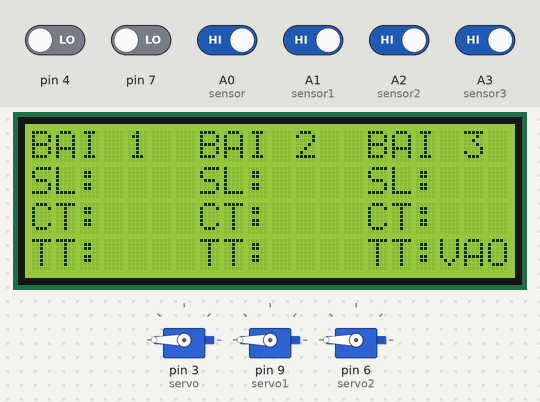
This sketch was run on a simulated Arduino Uno, built with avr-gcc and run on an emulated ATmega328P. On the bench: 20×4 character LCD, 3 × servo. The inputs (shaded band) are chosen by the test bench; at power-on: A0 (sensor), A1 (sensor1), A2 (sensor2), A3 (sensor3) HIGH, pin 4, pin 7 LOW.

Above: at 10.4 s.
10.5 s: A0 (sensor) driven LOW
At 20.0 s:
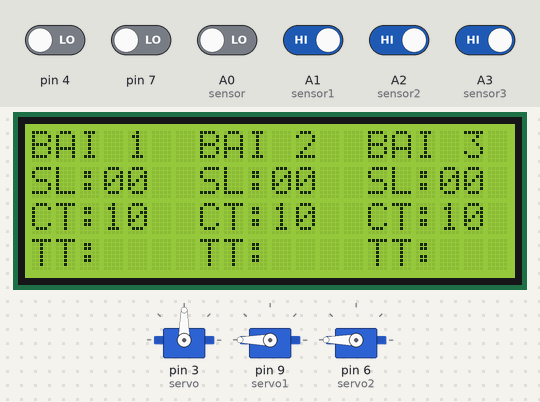
26.4 s: A2 (sensor2) driven LOW
At 30.4 s:
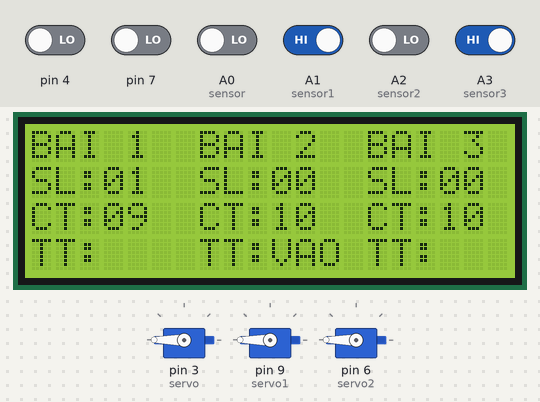
33.9 s: A1 (sensor1) driven LOW
At 38.4 s:
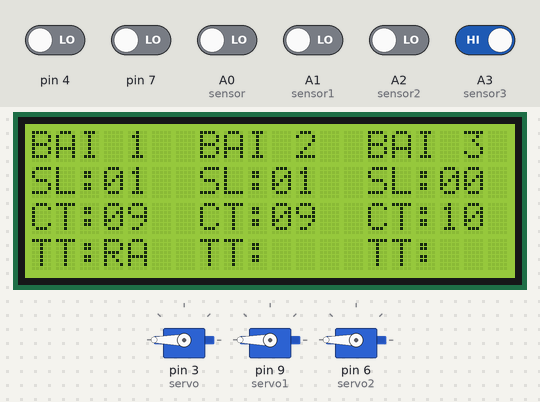
41.4 s: A3 (sensor3) driven LOW
At 45.6 s:
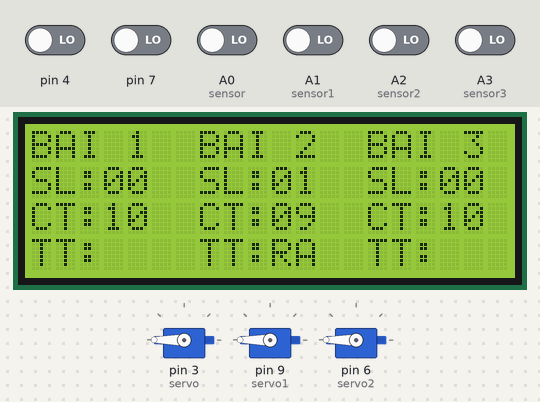
Timing chart, 0 to 47.1 s (numbered marks = the images above; inputs shaded):
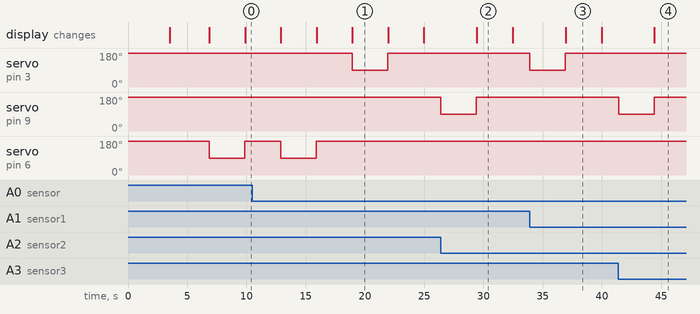

The sketch:

project_doan.ino
```cpp
#include <ArduinoJson.h>
#include <Servo.h>
#include <Wire.h>
#include <LiquidCrystal_I2C.h>
#include <SoftwareSerial.h>
#define sensor A0
#define sensor1 A1
#define sensor2 A2
#define sensor3 A3
#define sensor4 DD7
#define sensor5 DD4
#define RX_PIN  10
#define TX_PIN 11
int pre = HIGH;
int pre1 = HIGH;
int pre2 = HIGH;
int pre3 = HIGH;
int pre4 = HIGH;
int pre5 = HIGH;
unsigned int gtcb,gtcb1,gtcb2,gtcb3,gtcb4,gtcb5;
unsigned int sl1,sl2,sl3,ct1,ct2,ct3;
int tt1,tt2,tt3;
Servo servo;
Servo servo1;
Servo servo2;
String Data;
//int pos,pos1,pos2,pos3,pos4,pos5;
SoftwareSerial mySerial(RX_PIN,TX_PIN);
LiquidCrystal_I2C lcd(0x27,20,4);
void dieu_khien()
{
  gtcb=digitalRead(sensor);
  gtcb1=digitalRead(sensor1);
  gtcb2=digitalRead(sensor2);
  gtcb3=digitalRead(sensor3);
  gtcb4=digitalRead(sensor4);
  gtcb5=digitalRead(sensor5);
  if (gtcb == LOW && pre == HIGH)
  {
    if (sl1 >9)
  {
    pre = LOW;
    tt1=0;
    truyen_uart();
    lcd.setCursor(3,3);
    lcd.print("DAY");
  }
  else {
    //Serial.println("BAI 1 VAO");
    servo.write(90);
    delay(3000);
    servo.write(180);
    sl1=sl1+1;
    ct1=ct1-1;
    tt1=1;
    truyen_uart();
    lcd.setCursor(3,3);
    lcd.print("VAO");
    delay(3000);
    lcd.setCursor(3,3);
    lcd.print("   ");

  }
  }

  if (gtcb1 == LOW && pre1 == HIGH)
  {
    if (sl1 == 0)
  {
    pre1 = LOW;
    tt1=0;
    truyen_uart();
    lcd.setCursor(3,3);
    lcd.print("   ");
  }
  else {
     //Serial.println("BAI 1 RA");
    servo.write(90);
    delay(3000);
    servo.write(180);
    sl1=sl1-1;
    ct1=ct1+1;
    tt1=1;
    truyen_uart();
    mySerial.println(Data);
    lcd.setCursor(3,3);
    lcd.print("RA ");
    delay(3000);
    lcd.setCursor(3,3);
    lcd.print("   ");

  }
  }
    if (gtcb2 == LOW && pre2 == HIGH)
  {
    if (sl2 >9)
  {
    pre2 = LOW;
    tt2=0;
    truyen_uart();
    lcd.setCursor(10,3);
    lcd.print("DAY");
  }
  else{
     servo1.write(90);
    delay(3000);
    servo1.write(180);
    sl2=sl2+1;
    ct2=ct2-1;
    tt2=1;
    truyen_uart();
    lcd.setCursor(10,3);
    lcd.print("VAO");
    delay(3000);
    lcd.setCursor(10,3);
    lcd.print("   ");
  }
  }
  if (gtcb3 == LOW && pre3 == HIGH)
  {
    if (sl2 == 0)
  {
    pre3=LOW;
    tt2=0;
    truyen_uart();
    lcd.setCursor(10,3);
    lcd.print("   ");
  }
  else {
     //Serial.println("BAI 2 RA");
     servo1.write(90);
    delay(3000);
    servo1.write(180);
    sl2=sl2-1;
    ct2=ct2+1;
       tt2=1;
    truyen_uart();
    lcd.setCursor(10,3);
    lcd.print("RA ");
    delay(3000);
    lcd.setCursor(10,3);
    lcd.print("   ");
  }
  }
  if (gtcb4 == LOW && pre4 == HIGH)
  {
    if (sl3 >9)
  {
    pre4=LOW;
    tt3=0;
    truyen_uart();
    lcd.setCursor(17,3);
    lcd.print("DAY");
  }
  else {
    //Serial.println("BAI 3 VAO");
    servo2.write(90);
    delay(3000);
    servo2.write(180);
    sl3=sl3+1;
    ct3=ct3-1;
    tt3=1;
    truyen_uart();
    lcd.setCursor(17,3);
    lcd.print("VAO");
    delay(3000);
    lcd.setCursor(17,3);
    lcd.print("   ");
  }
  }
  if (gtcb5 == LOW && pre5 == HIGH)
  {
    if (sl3 == 0 )
  {
    pre5= LOW;
    tt3=0;
    truyen_uart();
    lcd.setCursor(17,3);
    lcd.print("   ");
  }else{
    //Serial.println("BAI 3 RA");
    servo2.write(90);
    delay(3000);
    servo2.write(180);
    sl3=sl3-1;
    ct3=ct3+1;
    tt3=1;
    truyen_uart();
    lcd.setCursor(17,3);
    lcd.print("RA ");
    delay(3000);
    lcd.setCursor(17,3);
    lcd.print("   ");
  }
  }
  tt2=0;
  tt1=0;
  tt3=0;
  pre=gtcb;
  pre1=gtcb1;
  pre2=gtcb2;
  pre3=gtcb3;
  pre4=gtcb4;
  pre5=gtcb5;
}
void hien_thi()
{
  lcd.setCursor(3,1);
  lcd.print((sl1/10));
  lcd.print((sl1%10));
  lcd.setCursor(3,2);
  lcd.print ((ct1/10));
  lcd.print ((ct1%10));
  lcd.setCursor(10,1);
  lcd.print((sl2/10));
  lcd.print((sl2%10));
  lcd.setCursor(10,2);
  lcd.print ((ct2/10));
  lcd.print ((ct2%10));
  lcd.setCursor(17,1);
  lcd.print((sl3/10));
  lcd.print((sl3%10));
  lcd.setCursor(17,2);
  lcd.print ((ct3/10));
  lcd.print ((ct3%10));

}
void truyen_uart()
{
    Data = String(sl1)+";"+String(ct1)+";"+String(sl2)+";"+String(ct2)+";"+String(sl3) + ";"+String(ct3) + ";"+String(tt1)+";"+String(tt2)+";"+String(tt3);
    mySerial.println(Data);
}

void setup()
{
  Serial.begin(9600);
  mySerial.begin(9600);
  lcd.init();
  Wire.begin();
  lcd.backlight();
  pinMode(sensor,INPUT);
  pinMode(sensor1,INPUT);
  pinMode(sensor2,INPUT);
  pinMode(sensor3,INPUT);
  pinMode(sensor4,INPUT);
  pinMode(sensor5,INPUT);
  lcd.clear();
 truyen_uart();
 servo.attach(3);
 servo1.attach(9);
 servo2.attach(6);
servo.write(180);
servo1.write(180);
servo2.write(180);
  sl1=00;
  sl2=00;
  sl3=00;
  ct1=10;
  ct2=10;
  ct3=10;
  tt2=0;
  tt1=0;
  tt3=0;
  lcd.setCursor(0, 0);
  lcd.print("--------------------");
  lcd.setCursor(0, 1);
  lcd.print(" TRAN LE NHAT HOANG ");
  lcd.setCursor(0, 2);
  lcd.print("  MSSV: 20161318    ");
  lcd.setCursor(0, 3);
  lcd.print("--------------------");
  delay(3300);
  lcd.setCursor(0, 1);
  lcd.print("    Do an mon hoc   ");
  lcd.setCursor(0, 2);
  lcd.print(" Nha xe thong minh  ");
  delay(3300);
  lcd.clear();
  lcd.setCursor(0,0);
  lcd.print("BAI 1");
  lcd.setCursor(7,0);
  lcd.print("BAI 2");
  lcd.setCursor(14,0);
  lcd.print("BAI 3");
  lcd.setCursor(0,1);
  lcd.print("SL:");
  lcd.setCursor(0,2);
  lcd.print("CT:");
  lcd.setCursor(0,3);
  lcd.print("TT:");
  lcd.setCursor(7,1);
  lcd.print("SL:");
  lcd.setCursor(7,2);
  lcd.print("CT:");
  lcd.setCursor(7,3);
  lcd.print("TT:");
  lcd.setCursor(14,1);
  lcd.print("SL:");
  lcd.setCursor(14,2);
  lcd.print("CT:");
  lcd.setCursor(14,3);
  lcd.print("TT:");

}

void loop() {


  dieu_khien();
  hien_thi();

}
```

Measured:
- after the input at 10.5 s, servo on pin 3 (servo): 180° → 90° after 8.4 s, → 180° 3.0 s later
- after the input at 26.4 s, servo on pin 9 (servo1): 180° → 90° at once, → 180° 3.0 s later; the display: changes after 3.0 s (image 2)
- after the input at 33.9 s, servo on pin 3 (servo): 180° → 90° at once, → 180° 3.0 s later; the display: changes after 3.1 s (image 3)
- after the input at 41.4 s, servo on pin 9 (servo1): 180° → 90° at once, → 180° 3.0 s later; the display: changes after 3.0 s (image 4)
- what the display in image 1 shows lasts 3.1 s, from 18.9 s to 22.0 s
